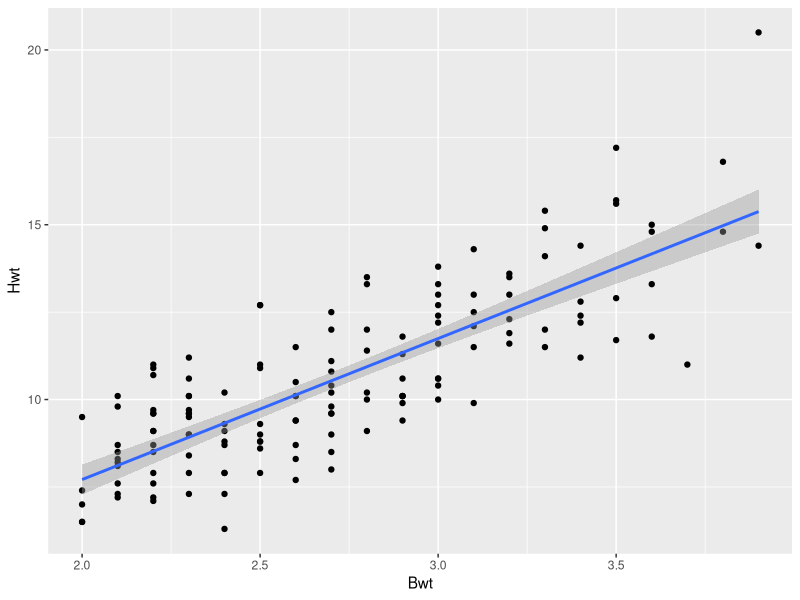
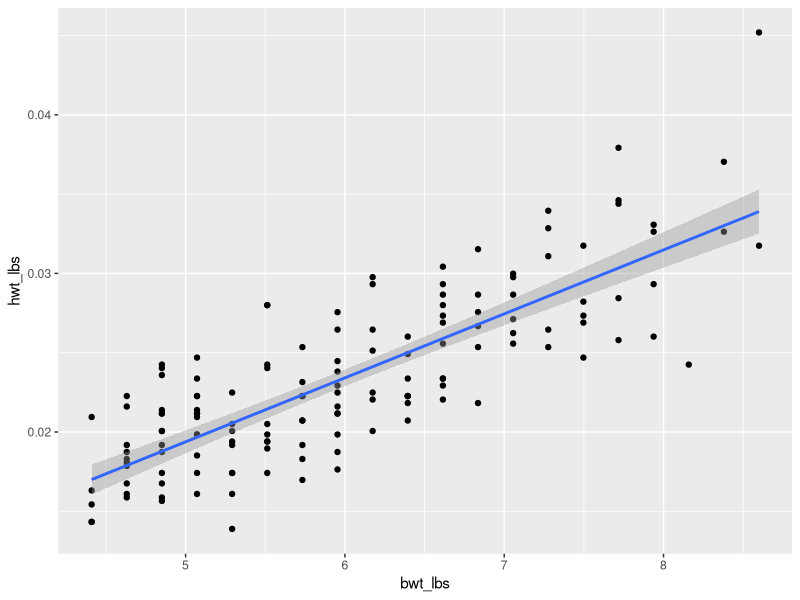

The R source for these figures, in order:
## ---- chunk 1
knitr::opts_chunk$set(echo = TRUE)
## ---- chunk 2
# 
library(MASS)
library(tidyverse)
## ---- chunk 3

body_vs_heart <- ggplot(cats, aes(Bwt,Hwt)) +
                  geom_point() +
                  geom_smooth(method = "lm", se = T)

body_vs_heart

## ---- chunk 4
with(cats, cov(Bwt, Hwt))
## ---- chunk 5
# convert units for part c
cats_imperial <- cats %>%
mutate(bwt_lbs = Bwt * 2.205,
hwt_lbs = Hwt * 0.0022046)

body_vs_heart_imperial <- ggplot(cats_imperial, aes(bwt_lbs,hwt_lbs)) +
                  geom_point() +
                  geom_smooth(method = "lm", se = T)

body_vs_heart_imperial


## ---- chunk 6
with(cats_imperial, cov(bwt_lbs, hwt_lbs))
## ---- chunk 7
with(cats, cor(Bwt, Hwt))
with(cats_imperial, cor(bwt_lbs, hwt_lbs))
## ---- chunk 8
z_bwt_in_kg <- scale(cats$Bwt)
z_hwt_in_g <- scale(cats$Hwt)
## ---- chunk 9
mean(z_bwt_in_kg)
mean(z_hwt_in_g)
## ---- chunk 10
sd(z_bwt_in_kg)
sd(z_hwt_in_g)
## ---- chunk 11
cov(z_bwt_in_kg, z_hwt_in_g)
## ---- chunk 12
cor(z_bwt_in_kg, z_hwt_in_g)
